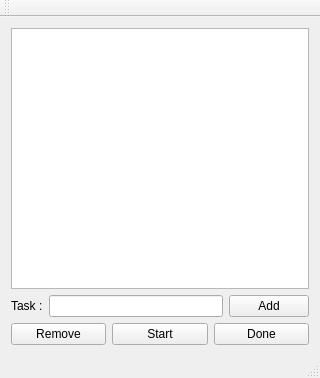
<?xml version="1.0" encoding="UTF-8"?>
<ui version="4.0">
 <class>ProgrammerWindowClass</class>
 <widget class="QMainWindow" name="ProgrammerWindowClass">
  <property name="geometry">
   <rect>
    <x>0</x>
    <y>0</y>
    <width>320</width>
    <height>378</height>
   </rect>
  </property>
  <property name="windowTitle">
   <string>ProgrammerWindow</string>
  </property>
  <widget class="QWidget" name="centralWidget">
   <layout class="QVBoxLayout" name="verticalLayout">
    <item>
     <widget class="QListWidget" name="taksListWidget"/>
    </item>
    <item>
     <layout class="QHBoxLayout" name="horizontalLayout">
      <item>
       <widget class="QLabel" name="label">
        <property name="text">
         <string>Task :</string>
        </property>
       </widget>
      </item>
      <item>
       <widget class="QLineEdit" name="taskLineEdit"/>
      </item>
      <item>
       <widget class="QPushButton" name="addPushButton">
        <property name="text">
         <string>Add</string>
        </property>
       </widget>
      </item>
     </layout>
    </item>
    <item>
     <layout class="QHBoxLayout" name="horizontalLayout_2">
      <item>
       <widget class="QPushButton" name="pushButton">
        <property name="text">
         <string>Remove</string>
        </property>
       </widget>
      </item>
      <item>
       <widget class="QPushButton" name="pushButton_2">
        <property name="text">
         <string>Start</string>
        </property>
       </widget>
      </item>
      <item>
       <widget class="QPushButton" name="donePushButton">
        <property name="text">
         <string>Done</string>
        </property>
       </widget>
      </item>
     </layout>
    </item>
   </layout>
  </widget>
  <widget class="QMenuBar" name="menuBar">
   <property name="geometry">
    <rect>
     <x>0</x>
     <y>0</y>
     <width>320</width>
     <height>22</height>
    </rect>
   </property>
  </widget>
  <widget class="QToolBar" name="mainToolBar">
   <attribute name="toolBarArea">
    <enum>TopToolBarArea</enum>
   </attribute>
   <attribute name="toolBarBreak">
    <bool>false</bool>
   </attribute>
  </widget>
  <widget class="QStatusBar" name="statusBar"/>
 </widget>
 <layoutdefault spacing="6" margin="11"/>
 <resources/>
 <connections>
  <connection>
   <sender>addPushButton</sender>
   <signal>clicked()</signal>
   <receiver>ProgrammerWindowClass</receiver>
   <slot>addTask()</slot>
   <hints>
    <hint type="sourcelabel">
     <x>309</x>
     <y>314</y>
    </hint>
    <hint type="destinationlabel">
     <x>259</x>
     <y>322</y>
    </hint>
   </hints>
  </connection>
  <connection>
   <sender>pushButton</sender>
   <signal>clicked()</signal>
   <receiver>ProgrammerWindowClass</receiver>
   <slot>removeTask()</slot>
   <hints>
    <hint type="sourcelabel">
     <x>54</x>
     <y>343</y>
    </hint>
    <hint type="destinationlabel">
     <x>57</x>
     <y>351</y>
    </hint>
   </hints>
  </connection>
  <connection>
   <sender>pushButton_2</sender>
   <signal>clicked()</signal>
   <receiver>ProgrammerWindowClass</receiver>
   <slot>start()</slot>
   <hints>
    <hint type="sourcelabel">
     <x>152</x>
     <y>336</y>
    </hint>
    <hint type="destinationlabel">
     <x>160</x>
     <y>351</y>
    </hint>
   </hints>
  </connection>
  <connection>
   <sender>taksListWidget</sender>
   <signal>itemSelectionChanged()</signal>
   <receiver>ProgrammerWindowClass</receiver>
   <slot>toggleDone()</slot>
   <hints>
    <hint type="sourcelabel">
     <x>248</x>
     <y>261</y>
    </hint>
    <hint type="destinationlabel">
     <x>236</x>
     <y>349</y>
    </hint>
   </hints>
  </connection>
  <connection>
   <sender>donePushButton</sender>
   <signal>clicked()</signal>
   <receiver>ProgrammerWindowClass</receiver>
   <slot>done()</slot>
   <hints>
    <hint type="sourcelabel">
     <x>286</x>
     <y>341</y>
    </hint>
    <hint type="destinationlabel">
     <x>284</x>
     <y>351</y>
    </hint>
   </hints>
  </connection>
 </connections>
 <slots>
  <slot>addTask()</slot>
  <slot>removeTask()</slot>
  <slot>start()</slot>
  <slot>toggleDone()</slot>
  <slot>done()</slot>
 </slots>
</ui>
